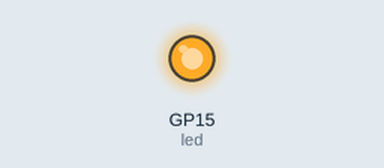
Simulated run of this program. Board: Raspberry Pi Pico running MicroPython. Parts: output pins drawn as LEDs (lit = HIGH).

Above: at 2.5 s.
At 7.5 s:
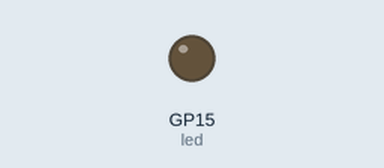
Timing chart, 0 to 13.0 s (numbered marks = the images above):
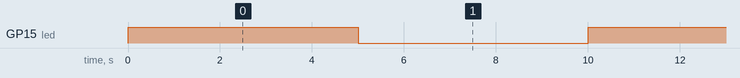

Measured:
- by itself, GP15 (led): alternates HIGH for 5.0 s and LOW for 5.0 s

The program:

pir_01.py
```python
from machine import Pin
import time

sensor_pir = machine.Pin(28, machine.Pin.IN)
led = machine.Pin(15, machine.Pin.OUT)

def pir_handler(pin):
    print("Motion detected!")
    for i in range(50):
        led.toggle()
        time.sleep_ms(100)

sensor_pir.irq(trigger=machine.Pin.IRQ_RISING, handler=pir_handler)

while True:
    led.toggle()
    time.sleep(5)
```
